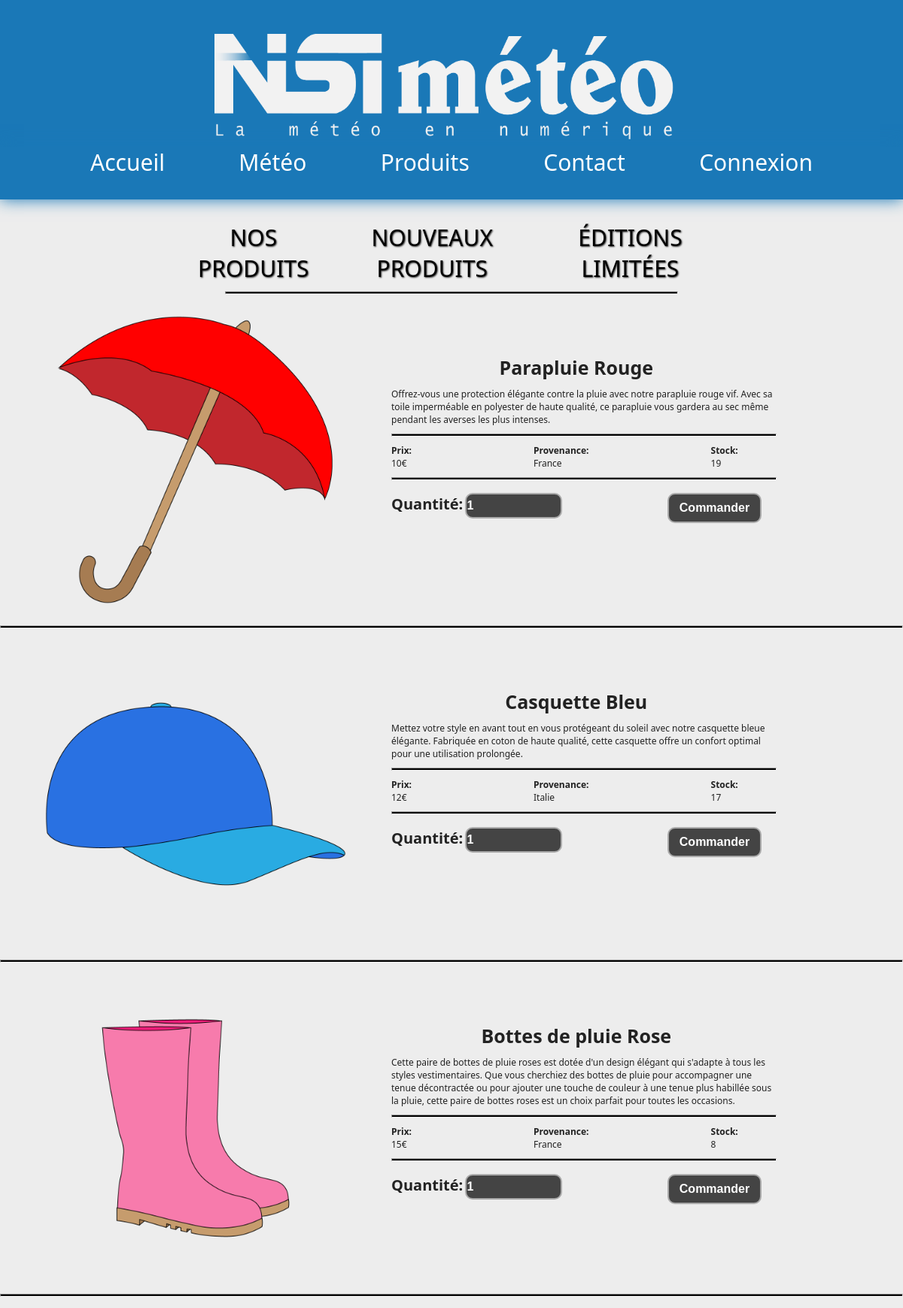
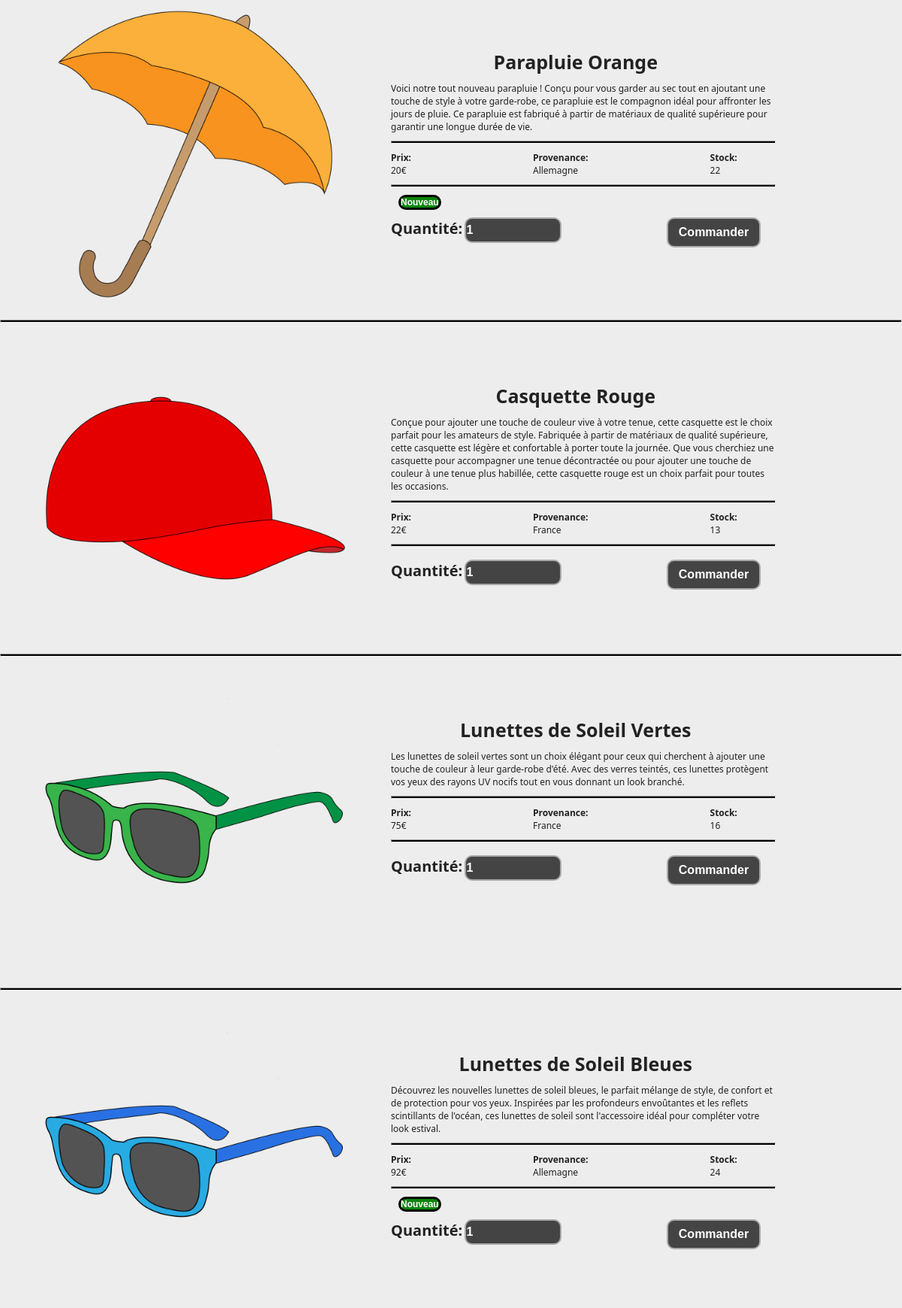
The app's page /index.php?page=nos-produits (upper part) with its own data (2 pictures, top to bottom).
### tables this page shows
CREATE TABLE `produit` (
  `prod_id` int(5) NOT NULL,
  `prod_nom` varchar(50) NOT NULL,
  `prod_prix` int(5) NOT NULL,
  `prod_provenance` varchar(30) NOT NULL,
  `prod_stock` int(5) NOT NULL,
  `prod_img` varchar(100) NOT NULL,
  `prod_desc` varchar(1000) NOT NULL,
  `type_id` int(11) NOT NULL,
  `nouveau` tinyint(1) NOT NULL,
  `special` tinyint(1) NOT NULL
);

### classes/ProduitManager.class.php (called while the page is built, shortened)
<?php
class ProduitManager{
	private $db;
	public function __construct($db) {
		$this->db = $db;
	}
	public function listerProduit(){
		$listeProduit = array();
		$sql = 'SELECT * FROM produit';
		$requete = $this->db->prepare($sql);
		$requete->execute();
		while($produit=$requete->FETCH(PDO::FETCH_ASSOC)){
			$listeProduit[]=new Produit($produit);
		}
		return $listeProduit ;
	}
}

### classes/Produit.class.php (called while the page is built, shortened)
<?php
class Produit{
	private $prodNom;
	private $prodPrix;
	private $prodProvenance;
	private $prodStock;
	private $prodImg;
	private $prodDesc;
	private $prodNouveau;
	public function setProdNom($nom)	{
		$this->prodNom = $nom;
	}
	public function getProdNom()	{
		return $this->prodNom;
	}
	public function setProdPrix($prix) {
		$this->prodPrix = $prix;
	}
	public function getProdPrix() {
		return $this->prodPrix;
	}
	public function setProdProvenance($provenance) {
		$this->prodProvenance = $provenance;
	}
	public function getProdProvenance() {
		return $this->prodProvenance;
	}
	public function setProdStock($stock) {
		$this->prodStock = $stock;
	}
	public function getProdStock() {
		return $this->prodStock;
	}
	public function setProdImg($img) {
		$this->prodImg = $img;
	}
	public function getProdImg() {
		return $this->prodImg;
	}
	public function setProdDesc($desc)	{
		$this->prodDesc = $desc;
	}
	public function getProdDesc()	{
		return $this->prodDesc;
	}
	public function setProdNouveau($nouveau) {
		$this->prodNouveau = $nouveau;
	}
	public function getProdNouveau() {
		return $this->prodNouveau;
	}
}

### include/pages/produit.inc.php (the view, shortened to what this page needs)
<div class="produit">
    <nav class="produit-menu">
        <li><a href="index.php?page=nos-produits"><p>NOS PRODUITS</p></a></li>
		<li><a href="index.php?page=nouveaux-produits"><p>NOUVEAUX PRODUITS</p></a></li>
		<li><a href="index.php?page=edition-limitee"><p>ÉDITIONS LIMITÉES</p></a></li>
    </nav>
    <hr class=grande-ligne>
	<?php
		$pdo=new Mypdo();
        if (empty($_GET['id'])) {
            $produitManager = new ProduitManager($pdo);
            $produits = $produitManager->listerProduit();
            foreach ($produits as $produit) {
                $name = $produit->getProdNom();
                $prix = $produit->getProdPrix();
                $provenance = $produit->getProdProvenance();
                $stock = $produit->getProdStock();
                $image = $produit->getProdImg();
                $desc = $produit->getProdDesc();
                $nouveau = $produit->getProdNouveau();
                $special = $produit->getProdSpecial();
                if(($_GET["page"] == "nouveaux-produits" and $nouveau == 1) or ($_GET["page"] == "edition-limitee" and $special == 1) or ($_GET["page"] == "nos-produits")){
                    echo('
                        <div class="liste-produit">
                            <img src="' . $image . '" width="500" height="400"/>
                            <div class="info-produit">
                                <h2>' . $name . '</h2>
                                <p class="desc">' . $desc . '</p>
                                <hr>
                                <ul class="liste-info-produit">
                                    <li><p class=gras>Prix:</p> ' . $prix . '€</li>
                                    <li><p class=gras>Provenance:</p> ' . $provenance . '</li>
                                    <li><p class=gras>Stock:</p> ' . $stock . '</li>
                                </ul>
                                <hr>
                                <ul class="liste-label-produit">');
                    if($nouveau == 1) {
                        echo('<li><a href="index.php?page=nouveaux-produits"><p class="label-nouveau-produit">Nouveau</p></a></li>');
                    }
                    if($stock == 0) {
                        echo('      <li><p class="label-rupture-produit">Rupture de Stock</p></li>
                                </ul>
                            </div>
                        </div>
                        <hr class=ligne>');
                    } else {
                        echo('      </ul>
                                <form action="index.php?page=commande" method="post">
                                    <label for="prod-quantite">Quantité:</label>
                                    <input type="number" id="prod-quantite" name="prod-quantite" min="1" max="' . $produit->getProdStock() . '" value="1" required class="quantitee-achat">
                                    <input type="hidden" name="prod-id" value="' . $produit->getProdId() . '">
                                    <input type="submit" value="Commander" class="bouton-achat">
                                </form>
                            </div>
                        </div>
                        <hr class=ligne>
                    ');
                    }
                }
            }
        }
    ?>
</div>

### include/header.inc.php (shortened to what this page needs)
<!DOCTYPE html PUBLIC "-//W3C//DTD XHTML 1.0 Strict//EN" "http://www.w3.org/TR/xhtml1/DTD/xhtml1-strict.dtd">
<html xmlns="http://www.w3.org/1999/xhtml" xml:lang="fr" lang="fr">
<head>
	<link rel="stylesheet" type="text/css" href="css/style.css" width="30" height="30"/>
</head>
<body>
	<div id="header">
		<div id="entete">
			<div id="banniere">
				<a href="index.php?page=acceuil">
					<img src="image/banniere.png" alt="Banniere marque" title="Banniere NSImeteo" width="610" height="140"/>
				</a>
			</div>
		</div>
	</div>
</body>

### index.php (shortened to what this page needs)
<?php
    require_once("include/header.inc.php");
?>
<div class="corps">
    <?php
        require_once("include/menu.inc.php");
        require_once("include/texte.inc.php");
    ?>
</div>
    <?php require_once("include/footer.inc.php"); ?>

### include/menu.inc.php (shortened to what this page needs)
<div class="menu">
	<nav>
		<li><a href="index.php?page=accueil" class="accueil-title">Accueil</a></li>
		<li><a href="index.php?page=chosemeteo">Météo</a></li>
		<li><a href="index.php?page=nos-produits">Produits</a></li>
		<li><a href="index.php?page=contact">Contact</a></li>
		<?php
			if (isset($_SESSION['client'])) {
				echo '<li><a href="index.php?page=client-information">Espace Client</a></li>';
				if($_SESSION['client']->getCliMail() == 'admin@nsimeteo.fr') {
					echo '<li><a href="index.php?page=admin-client">Admin</a></li>';
				}
			} else {
				echo '<li><a href="index.php?page=connexion">Connexion</a></li>';
			}
		?>
	</nav>
</div>

### include/texte.inc.php (shortened to what this page needs)
<div class="texte">
<?php
	if (!empty($_GET["page"])){
		$page=$_GET["page"];
	} else {
		$page="accueil";
	}
	switch ($page) {
		case "produit-conseille":
		case "nos-produits":
		case "nouveaux-produits":
		case "edition-limitee":
			include("pages/produit.inc.php");
			break;
	}
?>
</div>

### include/footer.inc.php (shortened to what this page needs)
</body>
</html>

### css/style.css (style rules this page uses)
* { margin: 0; padding: 0; text-decoration: none; list-style: none; }
body { background-color:#222222; color: black; font-family: "Segoe UI", Verdana, serif; font-size:12pt; margin:0; padding:0; position:relative; }
#header { width:100%; height:160px; background-color:#1a78b7; padding-bottom:20px; position:relative; border-bottom:solid #1a78b7 15px; }
#entete { margin:auto; width:1050px; height:230px; }
#banniere { float:left; padding-left:20%; position:relative; top:50%; margin-top:-70px; }
.menu { width:100%; height:50px; background-color:#1a78b7; padding-bottom:20px; box-shadow:0 0 20px #1a78b7; position:relative; }
.menu nav { display:flex; justify-content: space-between; padding-left: 20%; padding-right: 20%; }
.menu li { font-size:30px; list-style:none; }
.menu a { color:white; }
.accueil-title { font-weight:500; }
.corps { float:left; width: 100%; background-color:#EDEDED; }
.texte { width: 100%; min-height:650px; color:#222222; }
.texte h2 { padding-left: 10%; padding-top: 20px; padding-bottom: 10px; font-size: 25px; }
.ligne { margin-right: auto; margin-left: auto; height: 2px; background-color: black; }
.grande-ligne { margin-right: auto; margin-left: auto; width: 600px; height: 2px; background-color: black; }
.gras { font-weight: bold; }
.produit-menu { display:flex; justify-content: space-between; padding-top: 10px; padding-left: 20%; padding-right: 20%; }
.produit-menu p { text-shadow:1px 1px 2px #333333; text-align: center; color: #000000; padding-top: 20px; padding-bottom: 10px; font-size: 30px; }
.produit hr { height: 2px; background-color: black; }
.liste-produit { display: flex; flex-direction: row; }
.liste-produit img { margin: 20px; margin-left: 5%; margin-right: 5%; }
.info-produit { margin-top: 5%; margin-right: 14%; }
p.desc { margin-bottom: 10px; }
.info-produit h2 { text-align: center; margin-right: 14%; }
ul.liste-info-produit { display:flex; justify-content: space-between; margin-right: 10%; margin-top: 10px; margin-bottom: 10px; }
ul.liste-label-produit { display: inline-flex; justify-content: space-between; }
ul.liste-label-produit p { font-weight: bold; margin: 10px; border:3px #000000 solid; border-radius:10px; color: #FFFFFF; font-family:Verdana, Arial, sans-serif; }
p.label-nouveau-produit { background-color: #0d850d; }
.bouton-achat { border:2px #AAAAAA solid; background-color:#444444; font-size:12pt; font-weight:bold; font-family:Verdana, Arial, sans-serif; color:#FFFFFF; width:125px; height:40px; border-radius:10px; cursor:pointer; margin-right: 20px; float:right; }
.quantitee-achat { border:2px #AAAAAA solid; background-color:#444444; font-size:12pt; font-weight:bold; font-family:Verdana, Arial, sans-serif; color:#FFFFFF; width:125px; height:30px; border-radius:10px; cursor:pointer; }
.info-produit label { font-weight: bold; font-size: 20px; }
@media screen and (max-width: 1200px) { body { font-size:9pt; } }
@media screen and (max-width: 1200px) { #entete { max-width: 100%; } }
@media screen and (max-width: 1200px) { .menu nav { padding-left: 10%; padding-right: 10%; } }

### records on screen
produit: prod_img (picture), prod_nom "Parapluie Rouge", prod_desc "Offrez-vous une protection élégante contre la pluie avec notre parapluie rouge vif. Avec sa toile imperméable en polyester de haute qualité, ce parapluie vous gardera au sec même pendant les averses les plus intenses.", prod_prix "10", prod_provenance "France", prod_stock "19"
produit: prod_img (picture), prod_nom "Casquette Bleu", prod_desc "Mettez votre style en avant tout en vous protégeant du soleil avec notre casquette bleue élégante. Fabriquée en coton de haute qualité, cette casquette offre un confort optimal pour une utilisation prolongée.", prod_prix "12", prod_provenance "Italie", prod_stock "17"
produit: prod_img (picture), prod_nom "Bottes de pluie Rose", prod_desc "Cette paire de bottes de pluie roses est dotée d'un design élégant qui s'adapte à tous les styles vestimentaires. Que vous cherchiez des bottes de pluie pour accompagner une tenue décontractée ou pour ajouter une touche de couleur à une tenue plus habillée sous la pluie, cette paire de bottes roses est un choix parfait pour toutes les occasions.", prod_prix "15", prod_provenance "France", prod_stock "8"
produit: prod_img (picture), prod_nom "Parapluie Orange", prod_desc "Voici notre tout nouveau parapluie ! Conçu pour vous garder au sec tout en ajoutant une touche de style à votre garde-robe, ce parapluie est le compagnon idéal pour affronter les jours de pluie. Ce parapluie est fabriqué à partir de matériaux de qualité supérieure pour garantir une longue durée de vie.", prod_prix "20", prod_provenance "Allemagne", prod_stock "22", nouveau "Nouveau"
produit: prod_img (picture), prod_nom "Casquette Rouge", prod_desc "Conçue pour ajouter une touche de couleur vive à votre tenue, cette casquette est le choix parfait pour les amateurs de style. Fabriquée à partir de matériaux de qualité supérieure, cette casquette est légère et confortable à porter toute la journée. Que vous cherchiez une casquette pour accompagner une tenue décontractée ou pour ajouter une touche de couleur à une tenue plus habillée, cette casquette rouge est un choix parfait pour toutes les occasions.", prod_prix "22", prod_provenance "France", prod_stock "13"
produit: prod_img (picture), prod_nom "Lunettes de Soleil Vertes", prod_desc "Les lunettes de soleil vertes sont un choix élégant pour ceux qui cherchent à ajouter une touche de couleur à leur garde-robe d'été. Avec des verres teintés, ces lunettes protègent vos yeux des rayons UV nocifs tout en vous donnant un look branché.", prod_prix "75", prod_provenance "France", prod_stock "16"
produit: prod_img (picture), prod_nom "Lunettes de Soleil Bleues", prod_desc "Découvrez les nouvelles lunettes de soleil bleues, le parfait mélange de style, de confort et de protection pour vos yeux. Inspirées par les profondeurs envoûtantes et les reflets scintillants de l'océan, ces lunettes de soleil sont l'accessoire idéal pour compléter votre look estival.", prod_prix "92", prod_provenance "Allemagne", prod_stock "24", nouveau "Nouveau"
